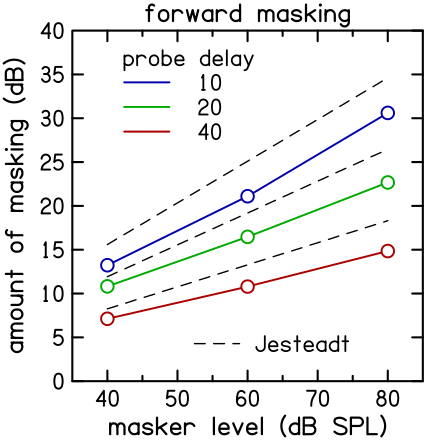

This figure's gnuplot source:
; amtmsk.plt
;
head=0 : ticsiz=0.7 : ticdir=in : yhor=y
axlwt=0.7 : annlwt=1.1 : lablwt=1.1 : pltlwt=0.9 : labsiz=1.1 : sizfac=6
pltyp=line : clip=y
xdata=$1 : zdata=0
;
newframe
xllc=1.5 : yllc=2.0
xlen=3.5 : ylen=3.5
xlabel=masker level (dB SPL)
ylabel=amount of masking (dB)
tlabel=forward masking
xanskp=0 : yanskp=0
pltyp=lines : pltlwt=1
xmin=40 : xmax=80 : xint=4.2 : xper=80
ymin=0  : ymax=40 : yint=8   : yper=100
;
pltyp=lines : lintyp=6 : pltlwt=0.7; pltcol=0
ydata=$2
include amtmsk0.txt
plot 
ydata=$3
include amtmsk0.txt
plot
ydat=$4
include amtmsk0.txt
plot
;
pltyp=both : lintyp=0 : pltlwt=1
pltcol=1 : ydata=$2
include amtmsk.txt
plot 
pltcol=2 : ydata=$3
include amtmsk.txt
plot
pltcol=4 : ydat=$4
include amtmsk.txt
plot
;
msgdat=0 : pltlwt=1
0.5 3.4 "
probe delay
|_0,pltcol=1|  10
|_0,pltcol=2|  20
|_0,pltcol=4|  40
"
1.2 0.3 "|_6,pltcol=0,pltlwt=0.7| Jesteadt"
